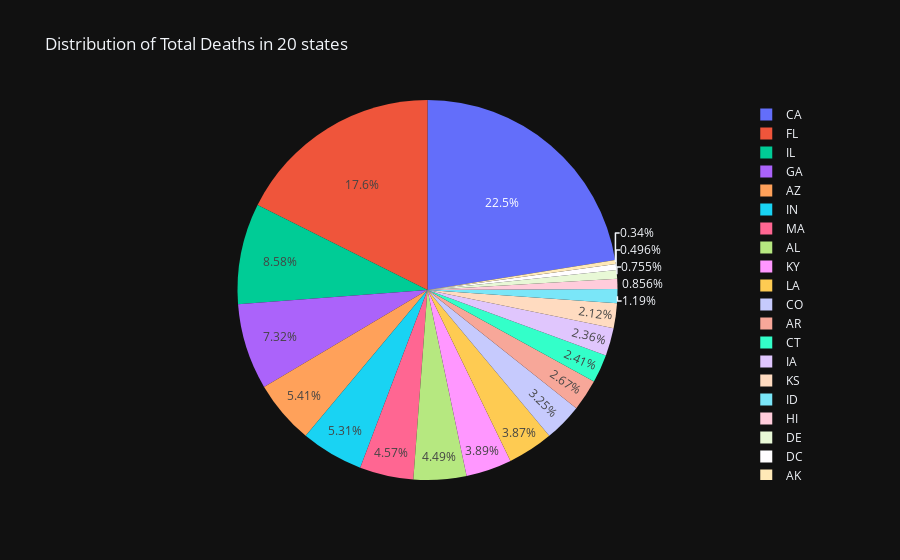

Notebook source saved alongside this figure:
### Markdown cell above
California has maximum number of Deaths due to COVID-19, followed by Florida.

### Code cell
#Pie plot of the total deaths in 20 states
px.pie(data2.iloc[0:20],
       names='State',
       values='Deaths from All Causes',
      template='plotly_dark',
      title='Distribution of Total Deaths in 20 states ')

### Figure 1 — Plotly figure (JSON) as saved in the notebook; plotly's stock layout.template omitted (floating-point values rounded to 4 significant figures)
{"data": [{"domain": {"x": [0, 1], "y": [0, 1]}, "hovertemplate": "State=%{label}<br>Deaths from All Causes=%{value}<extra></extra>", "labels": ["AK", "AL", "AR", "AZ", "CA", "CO", "CT", "DC", "DE", "FL", "GA", "HI", "IA", "ID", "IL", "IN", "KS", "KY", "LA", "MA"], "legendgroup": "", "name": "", "showlegend": true, "type": "pie", "values": [9074, 119883, 71257, 144297, 599930, 86819, 64423, 13229, 20154, 470373, 195274, 22839, 63091, 31631, 229053, 141785, 56677, 103895, 103419, 122053]}], "layout": {"legend": {"tracegroupgap": 0}, "title": {"text": "Distribution of Total Deaths in 20 states "}}}
